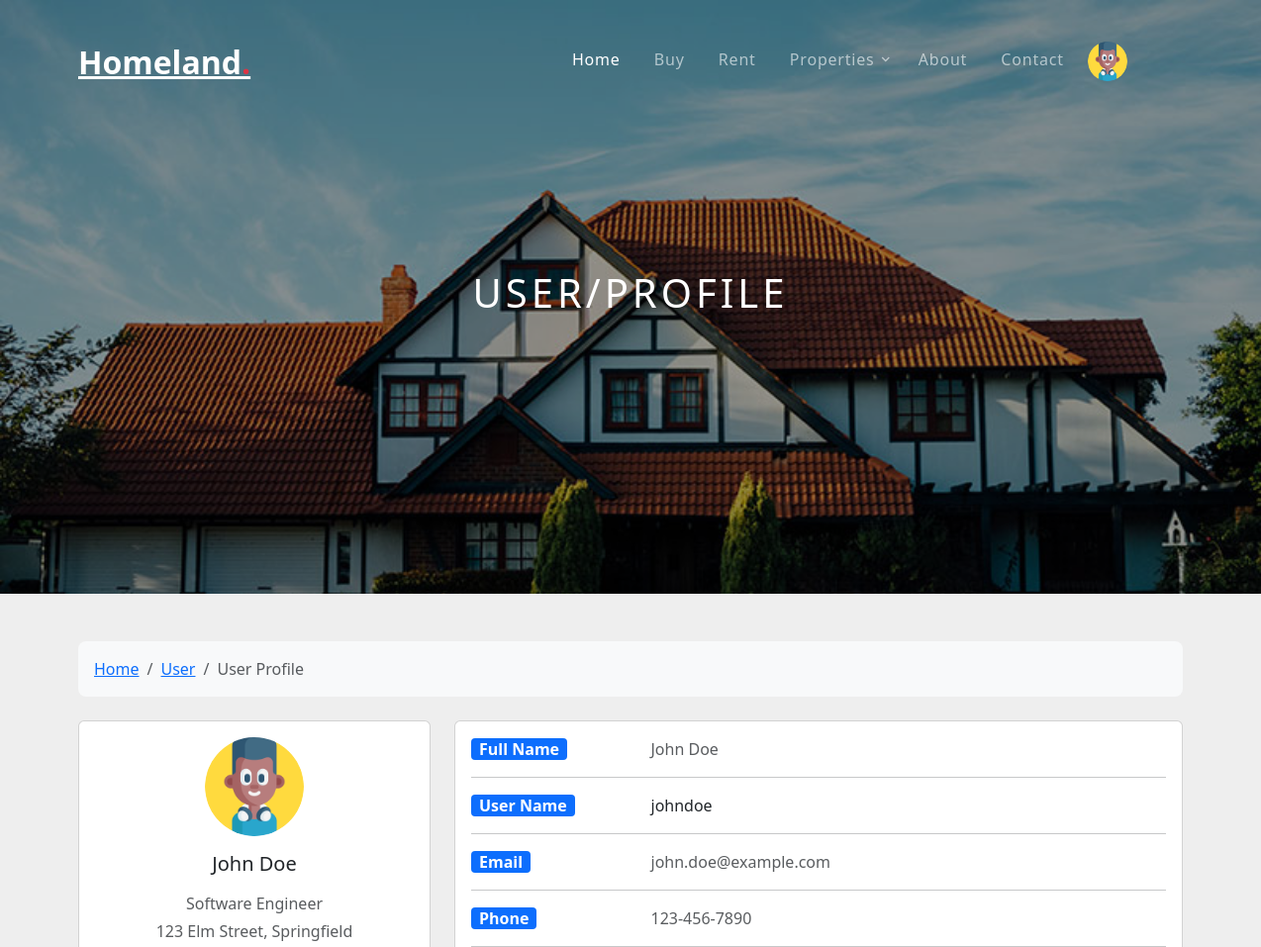
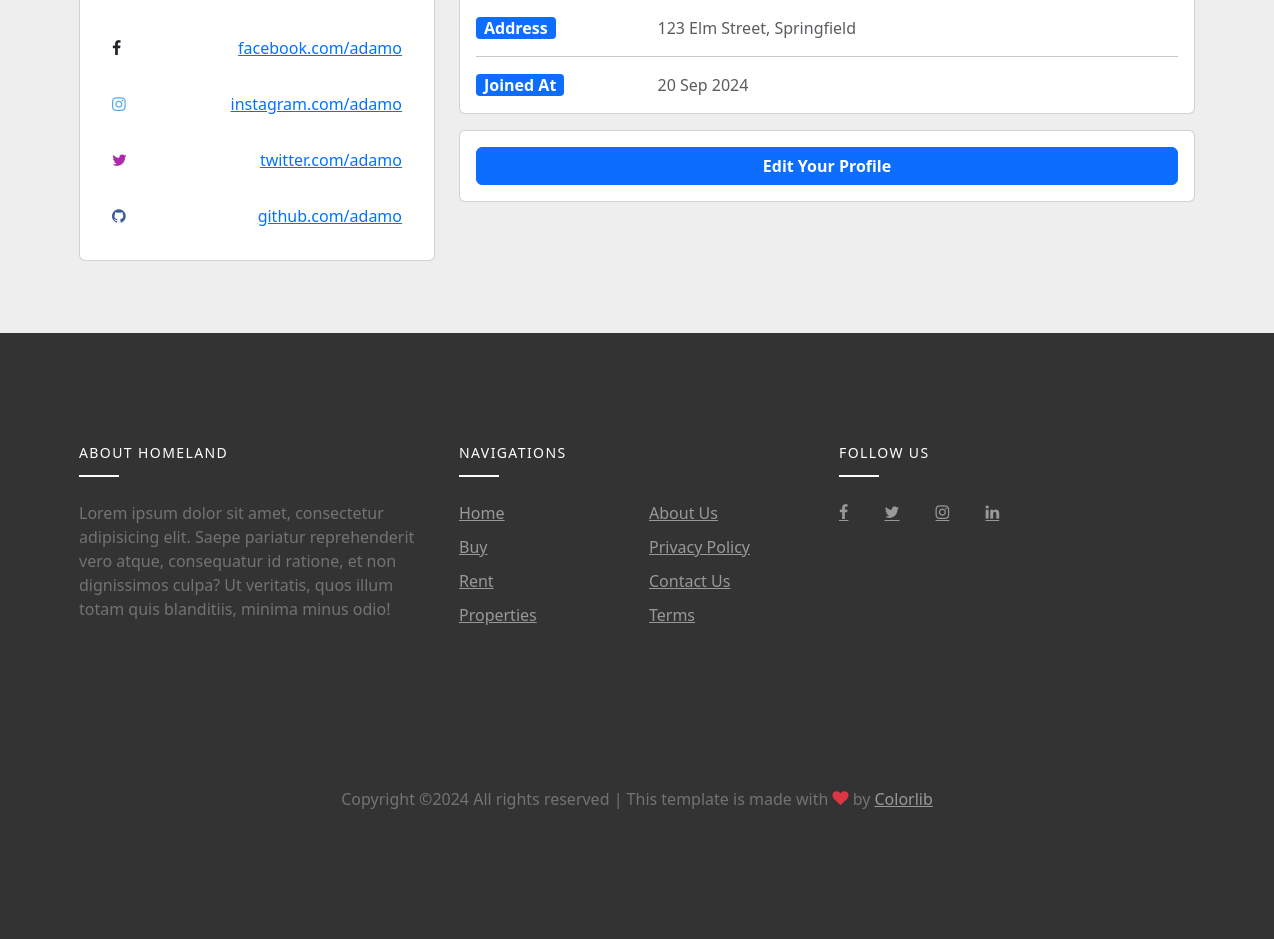
Screenshot of /user/profile.php (signed in) with the database file from the repository (2 pictures, top to bottom).
### tables this page shows
CREATE TABLE IF NOT EXISTS user_details (
    id INT AUTO_INCREMENT PRIMARY KEY,
    user_id INT NOT NULL,
    job VARCHAR(100) DEFAULT NULL,
    facebook VARCHAR(100) DEFAULT NULL UNIQUE,
    instagram VARCHAR(100) DEFAULT NULL UNIQUE,
    twitter VARCHAR(100) DEFAULT NULL UNIQUE,
    github VARCHAR(100) DEFAULT NULL UNIQUE,
    created_at TIMESTAMP DEFAULT CURRENT_TIMESTAMP,
    updated_at TIMESTAMP DEFAULT CURRENT_TIMESTAMP ON UPDATE CURRENT_TIMESTAMP,
    FOREIGN KEY (user_id) REFERENCES users(id) ON DELETE CASCADE
);

### functions/database.php (called while the page is built, shortened)
<?php require_once "C:/xampp/htdocs/Homeland/config/config.php"?>
<?php
    function getUserDetail($userId){
        global $pdo;
        $sql = "SELECT * FROM user_details WHERE user_id = :user_id";
        $stmt = $pdo->prepare($sql);
        $stmt -> bindParam(":user_id", $userId, PDO::PARAM_INT);
        $stmt -> execute();
        return $stmt -> fetch(PDO::FETCH_ASSOC);
    }
?>

### user/profile.php (the view)
<?php require_once "../includes/header.php"?>
<?php
    if (!isset($_SESSION['user'])){
        echo "<script> window.location.href = '".URL()."'</script>";
        exit();
    }
    else
    {
        $user = $_SESSION['user'];
        $userId = $user['id'];
        $userDetails = getUserDetail($userId);
        $facebookURL = isset($userDetails['facebook']) ? $userDetails['facebook'] : '';
        $instagramURL = isset($userDetails['instagram']) ? $userDetails['instagram'] : '';
        $twitterURL = isset($userDetails['twitter']) ? $userDetails['twitter'] : '';
        $githubURL = isset($userDetails['github']) ? $userDetails['github'] : '';
    }
?>
<div class="site-blocks-cover inner-page-cover overlay" style="background-image: url(../assets/images/img_2.jpg);" data-aos="fade" data-stellar-background-ratio="0.5">
    <div class="container">
        <div class="row align-items-center justify-content-center text-center">
            <div class="col-md-10">
            <h1 class="mb-2">User/profile</h1>
            </div>
        </div>
    </div>
</div>
<section style="background-color: #eee;">
    <div class="container py-5">
        <div class="row">
            <div class="col">
                <nav aria-label="breadcrumb" class="bg-body-tertiary rounded-3 p-3 mb-4">
                <ol class="breadcrumb mb-0">
                    <li class="breadcrumb-item"><a href="#">Home</a></li>
                    <li class="breadcrumb-item"><a href="#">User</a></li>
                    <li class="breadcrumb-item active" aria-current="page">User Profile</li>
                </ol>
                </nav>
            </div>
        </div>
        <div class="row">
            <div class="col-lg-4">
                <div class="card mb-4">
                    <div class="card-body text-center">
                        <div>
                            <img
                                src="../assets/uploads/<?=$user['avatar']?>"
                                class="rounded-circle img-fluid"
                                width="100"
                                height="100"
                            >
                            <h5 class="my-3"><?=$user['full_name']?></h5>
                            <p class="text-muted mb-1">
                                <?=@$userDetails['job']?>
                            </p>
                            <p class="text-muted mb-4">
                                <?=$user['address']?>
                            </p>
                        </div>
                        <div>
                            <ul class="list-group list-group-flush rounded-3">
                                    <?php if(!empty($facebookURL)):?>
                                        <li class="list-group-item d-flex justify-content-between align-items-center p-3">
                                            <i class="icon-facebook text-body"></i>
                                            <a href="https://www.<?=$facebookURL?>" class="mb-0">
                                                <?=$facebookURL?>
                                            </a>
                                        </li>
                                    <?php endif;?>
                                    <?php if(!empty($instagramURL)):?>
                                        <li class="list-group-item d-flex justify-content-between align-items-center p-3">
                                            <i class="icon-instagram" style="color: #55acee;"></i>
                                            <a href="https://www.<?=$instagramURL?>" class="mb-0">
                                                <?=$instagramURL?>
                                            </a>
                                        </li>
                                    <?php endif;?>
                                    <?php if(!empty($twitterURL)):?>
                                        <li class="list-group-item d-flex justify-content-between align-items-center p-3">
                                            <i class="icon-twitter" style="color: #ac2bac;"></i>
                                            <a href="https://www.<?=$twitterURL?>" class="mb-0">
                                                <?=$twitterURL?>
                                            </a>
                                        </li>
                                    <?php endif;?>
                                    <?php if(!empty($githubURL)):?>
                                        <li class="list-group-item d-flex justify-content-between align-items-center p-3">
                                            <i class="icon-github" style="color: #3b5998;"></i>
                                            <a href="https://www.<?=$githubURL?>" class="mb-0">
                                                <?=$githubURL?>
                                            </a>
                                        </li>
                                    <?php endif;?>
                            </ul>
                        </div>
                    </div>
                </div>
            </div>
            <div class="col-lg-8">
                <div class="card">
                    <div class="card-body">
                        <div class="row">
                            <div class="col-sm-3">
                                <span class="mb-0 bg-primary text-white font-weight-bold px-2 rounded-1">Full Name</span>
                            </div>
                            <div class="col-sm-9">
                                <p class="text-muted mb-0">
                                    <?=$user['full_name']?>
                                </p>
                            </div>
                        </div>
                        <hr>
                        <div class="row">
                            <div class="col-sm-3">
                                <span class="mb-0 bg-primary text-white font-weight-bold px-2 rounded-1">User Name</span>
                            </div>
                            <div class="col-sm-9">
                                <?=$user['username']?>
                            </div>
                        </div>
                        <hr>
                        <div class="row">
                            <div class="col-sm-3">
                                <span class="mb-0 bg-primary text-white font-weight-bold px-2 rounded-1">Email</span>
                            </div>
                            <div class="col-sm-9">
                                <p class="text-muted mb-0">
                                    <?=$user['email']?>
                                </p>
                            </div>
                        </div>
                        <hr>
                        <div class="row">
                            <div class="col-sm-3">
                                <span class="mb-0 bg-primary text-white font-weight-bold px-2 rounded-1">Phone</span>
                            </div>
                            <div class="col-sm-9">
                                <p class="text-muted mb-0">
                                    <?=$user['phone']?>
                                </p>
                            </div>
                        </div>
                        <hr>
                        <div class="row">
                            <div class="col-sm-3">
                                <span class="mb-0 bg-primary text-white font-weight-bold px-2 rounded-1">Address</span>
                            </div>
                            <div class="col-sm-9">
                                <p class="text-muted mb-0">
                                    <?=$user['address']?>
                                </p>
                            </div>
                        </div>
                        <hr>
                        <div class="row">
                            <div class="col-sm-3">
                                <span class="mb-0 bg-primary text-white font-weight-bold px-2 rounded-1">Joined At</span>
                            </div>
                            <div class="col-sm-9">
                                <p class="text-muted mb-0">
                                    <?php echo date('d M Y', strtotime($user['created_at']))?>
                                </p>
                            </div>
                        </div>
                    </div>
                </div>
                <div class="card mt-3">
                    <div class="card-body w-100">
                        <a href="settings.php" class="btn btn-primary w-100 font-weight-bold text-white">
                            Edit Your Profile
                        </a>
                    </div>
                </div>
            </div>
        </div>
    </div>
</section>
<?php require_once "../includes/footer.php"?>

### assets/css/style.css (style rules this page uses)
body { line-height: 1.7; color: rgba(0, 0, 0, 0.6); font-weight: 400; font-size: 1rem; font-family: "Roboto Mono", SFMono-Regular, Menlo, Monaco, Consolas, "Liberation Mono", "Courier New", monospace; font-family: "Nunito Sans", -apple-system, BlinkMacSystemFont, "Segoe UI", Roboto, "Helvetica Neue", Arial, sans-serif, "Apple Color Emoji", "Segoe UI Emoji", "Segoe UI Symbol", "Noto Color Emoji"; }
a { -webkit-transition: 0.3s all ease; -o-transition: 0.3s all ease; transition: 0.3s all ease; }
.btn { position: relative; top: 0; }
.btn.btn-primary { color: #fff; }
.site-blocks-cover { background-size: cover; background-repeat: no-repeat; background-position: top; }
.site-blocks-cover.overlay { position: relative; }
.site-blocks-cover.overlay:before { position: absolute; content: ""; left: 0; bottom: 0; right: 0; top: 0; background: rgba(0, 0, 0, 0.4); }
.site-blocks-cover, .site-blocks-cover .row { min-height: 600px; height: calc(100vh); }
.site-blocks-cover.inner-page-cover, .site-blocks-cover.inner-page-cover .row { min-height: 600px; height: calc(30vh); }
.site-blocks-cover h1 { font-weight: 900; color: #fff; font-weight: normal; letter-spacing: 0.1em; text-transform: uppercase; }

### rows the page displays
user_details: job "Software Engineer", facebook "facebook.com/adamo", instagram "instagram.com/adamo", twitter "twitter.com/adamo", github "github.com/adamo"

### other values shown
$user['full_name'] "John Doe"
$user['address'] "123 Elm Street, Springfield"
$user['username'] "johndoe"
$user['email'] "john.doe@example.com"
$user['phone'] "123-456-7890"
date('d M Y', strtotime($user['created_at'])) "20 Sep 2024"
